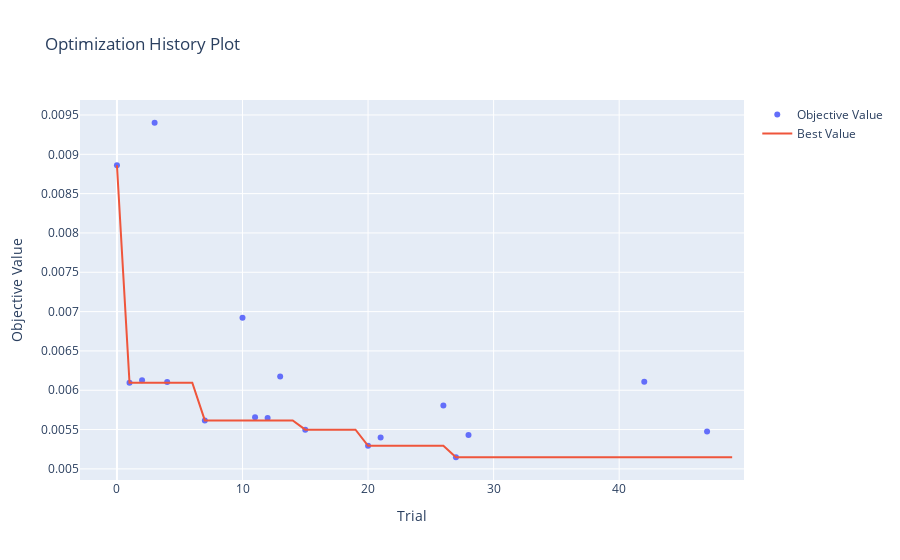
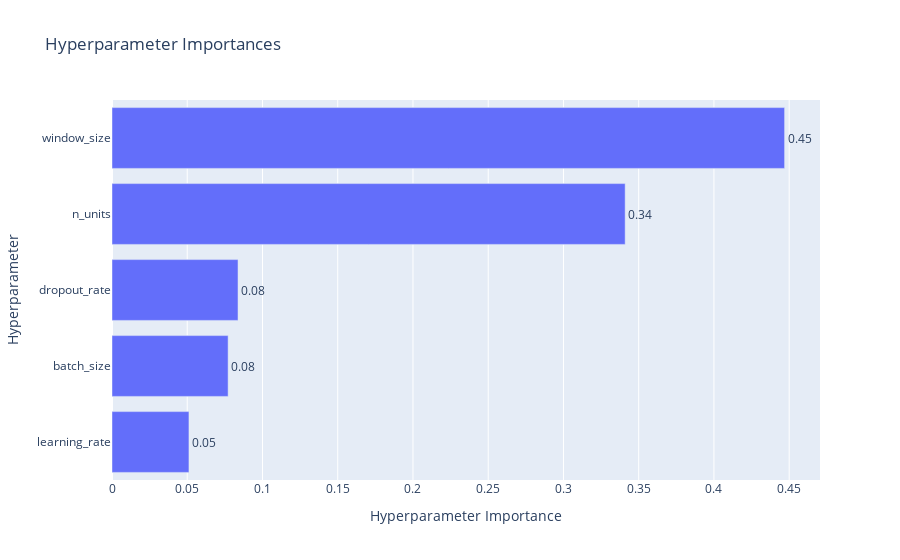

The code cell stored with these charts, in order, in its notebook:
### Code cell
rnn_t = SimpleRNNModel(merged_df['t_diff'], n_steps=10, n_features=1, name='AT&T')
rnn_t.scale_split()
rnn_t.optimize(n_trials=50)
rnn_t.train()
rnn_t.plot_loss()

### Figure 1 — Plotly figure (JSON) as saved in the notebook; plotly's stock layout.template omitted (floating-point values rounded to 4 significant figures)
{"data": [{"mode": "markers", "name": "Objective Value", "type": "scatter", "x": [0, 1, 2, 3, 4, 7, 10, 11, 12, 13, 15, 20, 21, 26, 27, 28, 42, 47], "y": [0.008861, 0.006095, 0.006126, 0.009401, 0.006106, 0.005617, 0.006921, 0.005657, 0.005648, 0.006174, 0.005499, 0.005294, 0.005398, 0.005806, 0.005148, 0.005432, 0.006108, 0.005474]}, {"mode": "lines", "name": "Best Value", "type": "scatter", "x": [0, 1, 2, 3, 4, 5, 6, 7, 8, 9, 10, 11, 12, 13, 14, 15, 16, 17, 18, 19, 20, 21, 22, 23, 24, 25, 26, 27, 28, 29, 30, 31, 32, 33, 34, 35, 36, 37, 38, 39, 40, 41, 42, 43, 44, 45, 46, 47, 48, 49], "y": [0.008861, 0.006095, 0.006095, 0.006095, 0.006095, 0.006095, 0.006095, 0.005617, 0.005617, 0.005617, 0.005617, 0.005617, 0.005617, 0.005617, 0.005617, 0.005499, 0.005499, 0.005499, 0.005499, 0.005499, 0.005294, 0.005294, 0.005294, 0.005294, 0.005294, 0.005294, 0.005294, 0.005148, 0.005148, 0.005148, 0.005148, 0.005148, 0.005148, 0.005148, 0.005148, 0.005148, 0.005148, 0.005148, 0.005148, 0.005148, 0.005148, 0.005148, 0.005148, 0.005148, 0.005148, 0.005148, 0.005148, 0.005148, 0.005148, 0.005148]}, {"marker": {"color": "#cccccc"}, "mode": "markers", "name": "Infeasible Trial", "showlegend": false, "type": "scatter", "x": [], "y": []}], "layout": {"title": {"text": "Optimization History Plot"}, "xaxis": {"title": {"text": "Trial"}}, "yaxis": {"title": {"text": "Objective Value"}}}}

### Figure 2 — Plotly figure (JSON) as saved in the notebook; plotly's stock layout.template omitted (floating-point values rounded to 4 significant figures)
{"data": [{"cliponaxis": false, "hovertemplate": ["learning_rate (FloatDistribution): 0.05113152031402286<extra></extra>", "batch_size (CategoricalDistribution): 0.07716405884418258<extra></extra>", "dropout_rate (FloatDistribution): 0.0837493608076531<extra></extra>", "n_units (IntDistribution): 0.3410006537897943<extra></extra>", "window_size (IntDistribution): 0.4469544062443471<extra></extra>"], "name": "Objective Value", "orientation": "h", "text": ["0.05", "0.08", "0.08", "0.34", "0.45"], "textposition": "outside", "type": "bar", "x": [0.05113, 0.07716, 0.08375, 0.341, 0.447], "y": ["learning_rate", "batch_size", "dropout_rate", "n_units", "window_size"]}], "layout": {"title": {"text": "Hyperparameter Importances"}, "xaxis": {"title": {"text": "Hyperparameter Importance"}}, "yaxis": {"title": {"text": "Hyperparameter"}}}}
